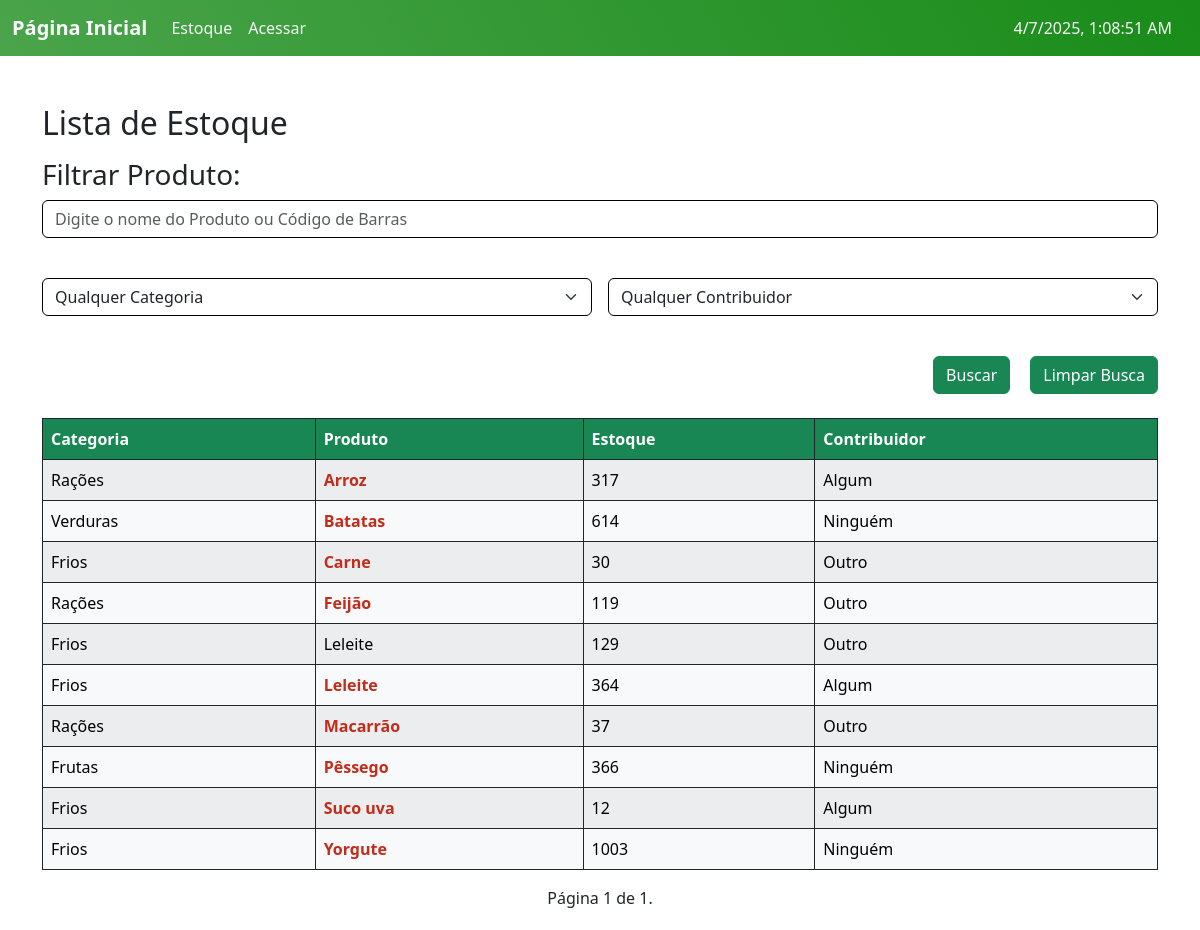
/Estoque/, run on the app's committed database.
### ABSJ/models.py (models this page shows, shortened)
class Produto(models.Model):
    slug = models.SlugField(unique=True)
    user = models.ForeignKey(User, on_delete=models.CASCADE)
    categoria = models.ForeignKey(Categoria, on_delete=models.CASCADE, null=True)
    contribuidor = models.ForeignKey(Contribuidor, on_delete=models.CASCADE, null=True)
    produto = models.CharField(max_length=200)
    codigo = models.PositiveIntegerField(unique=True)
    estoque = models.PositiveIntegerField(default=0)
    validade = models.DateField()
    tempo_ultima_atualizacao = models.DateField(default=date.today)
    quantidade_dias = models.IntegerField(default=0)
    class Meta:
        ordering = ['produto']

class Categoria(models.Model):
    slug = models.SlugField(unique=True, blank=True)
    categoria = models.CharField(max_length=100, unique=True)
    class Meta:
        ordering = ['categoria']
    def __str__(self):
        return self.categoria.capitalize()

class Contribuidor(models.Model):
    slug = models.SlugField(unique=True)
    contribuidor = models.CharField(max_length=250, unique=True)
    tipocontribuidor = models.CharField(choices=CONTRIBUIDOR, max_length=10)
    tempo = models.DateField()
    tempo_ultima_atualizacao = models.DateField(default=date.today)
    quantidade_dias = models.PositiveIntegerField(default=0)
    observacoes = models.TextField(blank=True, null=True)
    class Meta:
        ordering = ['tempo']
    def __str__(self):
        return self.contribuidor.capitalize()

### ABSJ/views.py (the view, shortened to what this page needs)
# urls.py: path('Estoque/', v.estoque, name='estoque'),
def estoque(request):
    produtos = m.Produto.objects.all()
    categorias = m.Categoria.objects.all()
    contribuidores = m.Contribuidor.objects.all()
    busca = request.GET.get('busca')
    categoria_id = request.GET.get('categoria')
    contribuidor_id = request.GET.get('contribuidor')
    if categoria_id:
        produtos = produtos.filter(categoria__id=categoria_id)
    if contribuidor_id:
        produtos = produtos.filter(contribuidor__id=contribuidor_id)
    notifica = []
    notifica_prazo = []
    notifica_vencido = []
    hoje = date.today()
    for produto in produtos:
        diferenca = (produto.validade - hoje).days
        if diferenca <= 0:
            message = html.format_html('<span class="error-var">{}</span> venceu na data {}!', produto.produto, produto.validade.strftime('%d/%m/%Y'))
            notifica_vencido.append((produto, message))
            notifica.append(produto)
        elif 0 < diferenca <= 7:
            message = html.format_html('<span class="error-var">{}</span> está prestes a vencer na data {}!', produto.produto, produto.validade.strftime('%d/%m/%Y'))
            notifica_prazo.append((produto, message))
            notifica.append(produto)
    paginator = Paginator(produtos, 30)
    page = request.GET.get('page')
    try:
        produtos = paginator.page(page)
    except PageNotAnInteger:
        produtos = paginator.page(1)
    except EmptyPage:
        produtos = paginator.page(paginator.num_pages)
    params = request.GET.copy()
    if 'page' in params:
        del params['page']
    produtos.filter_params = params.urlencode()
    return render (request, 'list_Estoque.html', {'notifica':notifica, 'notifica_prazo':notifica_prazo, 'notifica_vencido':notifica_vencido, 'produtos':produtos, 'categorias':categorias, 'contribuidores':contribuidores})

### templates/list_Estoque.html (shortened to what this page needs)
{% extends 'home.html' %}
{% load static %}
{% block content %}
<div class="container mt-5">
  <h2 class="mb-2">Lista de Estoque</h2>
  <h3 class="mt-3">Filtrar Produto:</h3>
<form class="row g-3" action="{% url 'estoque' %}" method="GET">
  <div class="col-12">
    <input class="form-control mb-4" type="text" name="busca" placeholder="Digite o nome do Produto ou Código de Barras">
  </div>
  <div class="col-md-6">
      <select class="form-select mb-4" name="categoria">
          <option value="" selected>Qualquer Categoria</option>
      </select>
    </div>
    <div class="col-md-6">
      <select class="form-select mb-4" name="contribuidor">
          <option value="" selected>Qualquer Contribuidor</option>
      </select>
    </div>
    <div class="d-flex justify-content-end mb-4">
      <input class="btn btn-success" type="submit" value="Buscar">
      <a class="btn btn-success"style="margin-left: 20px;" href="{% url 'estoque' %}">Limpar Busca</a>
    </div>
</form>
  <div class="table-responsive">
    <table class="table table-striped table-bordered table-hover border-dark">
      <thead id="customTableHead" class="thead-dark table-custom">
        <tr>
          <th scope="col">Categoria</th>
          <th scope="col">Produto</th>
          <th scope="col">Estoque</th>
          <th scope="col">Contribuidor</th>
        </tr>
      </thead>
      <tbody>
        {% if produtos %}
        {% for p in produtos %}
          <tr class="table-light border-dark custom-links specific-link">
            <td><a href="{% url 'Categoria_read' slug=p.categoria.slug %}" class="specific-link">{{ p.categoria }}</a></td>
            <td><a href="{% url 'Produto_read' slug=p.slug %}" class="specific-link {% if p in notifica %} prazo {% endif %}">{{ p.produto }}</a></td>
            <td>{{ p.estoque }}</td>
            <td><a href="{% url 'Contribuidor_read' slug=p.contribuidor.slug %}" class="specific-link">{{ p.contribuidor }}</a></td>
          </tr>
          {% endfor %}
          {% else %}
          <tr>
            <td class="text-center p-5" colspan="5">Sem resultados encontrados :C</td>
          </tr>
          {% endif %}
      </tbody>
    </table>
    <div class="pagination">
      <span class="step-links">
          <span class="current">
              Página {{ produtos.number }} de {{ produtos.paginator.num_pages }}.
          </span>
      </span>
    </div>
  </div>
  </div>
{% endblock %}

### static/css/styles.css (style rules this page uses)
body { min-width: 365px; }
.prazo { color: #C32C1B !important; font-weight: bold; }
.pagination { margin-bottom: 20px; }
.step-links { position: relative; margin: 0 auto; }
.step-links .current { margin: 0 5px; }
input.form-control, select.form-select { border-color: #000000; }
.custom-links .specific-link { text-decoration: none; }
.custom-links .specific-link { color: initial }
#customTableHead th { background-color: #198754; color: #fff; }

### data on the page
Produto: categoria "Rações", produto "Arroz", estoque "317", contribuidor "Algum"
Produto: categoria "Verduras", produto "Batatas", estoque "614", contribuidor "Ninguém"
Produto: categoria "Frios", produto "Carne", estoque "30", contribuidor "Outro"
Produto: categoria "Rações", produto "Feijão", estoque "119", contribuidor "Outro"
Produto: categoria "Frios", produto "Leleite", estoque "129", contribuidor "Outro"
Produto: categoria "Frios", produto "Leleite", estoque "364", contribuidor "Algum"
Produto: categoria "Rações", produto "Macarrão", estoque "37", contribuidor "Outro"
Produto: categoria "Frutas", produto "Pêssego", estoque "366", contribuidor "Ninguém"
Produto: categoria "Frios", produto "Suco uva", estoque "12", contribuidor "Algum"
Produto: categoria "Frios", produto "Yorgute", estoque "1003", contribuidor "Ninguém"

### other printed values
{{ produtos.number }} "1"
{{ produtos.paginator.num_pages }} "1"
